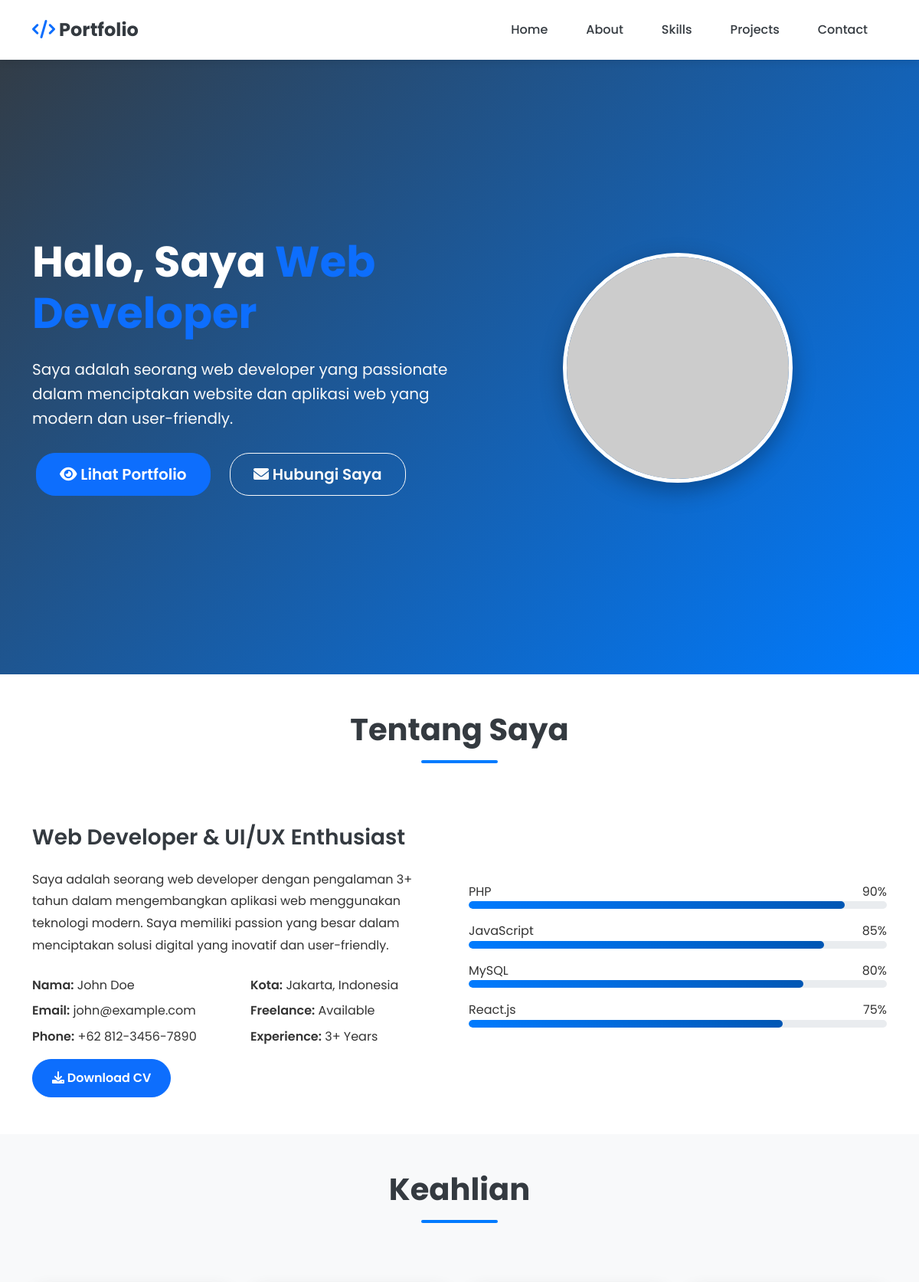
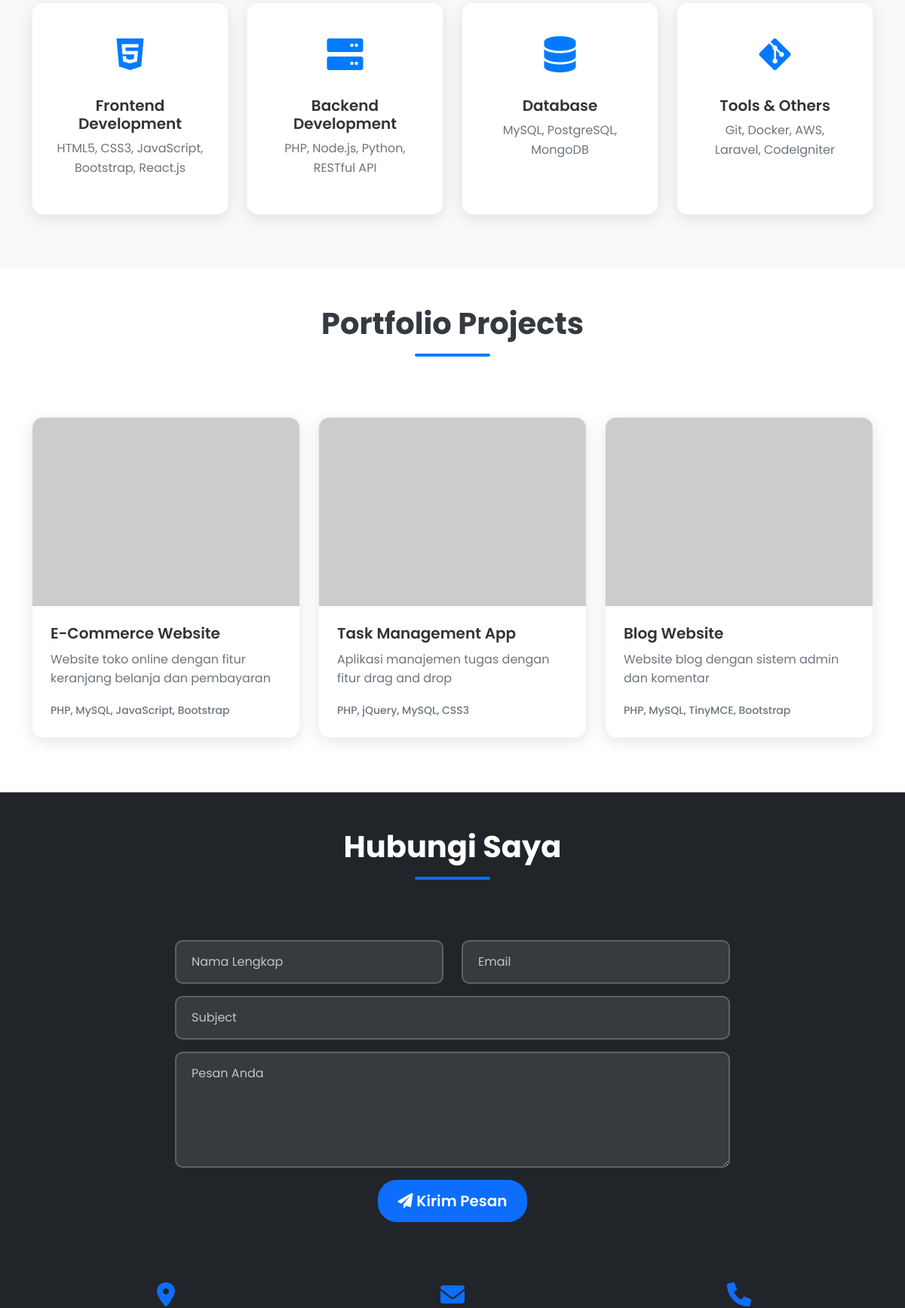
The page / (upper part) on the database its author committed (2 pictures, top to bottom).
### tables this page shows
CREATE TABLE projects (
    id INT AUTO_INCREMENT PRIMARY KEY,
    title VARCHAR(255) NOT NULL,
    description TEXT,
    image VARCHAR(255),
    demo_link VARCHAR(255),
    github_link VARCHAR(255),
    technologies VARCHAR(255),
    created_at TIMESTAMP DEFAULT CURRENT_TIMESTAMP
);

### index.php (the view, shortened to what this page needs)
<?php
require_once 'config.php';
$stmt = $pdo->query("SELECT * FROM projects ORDER BY created_at DESC");
$projects = $stmt->fetchAll();
?>
<!DOCTYPE html>
<html lang="id">
<head>
    <link href="https://cdnjs.cloudflare.com/ajax/libs/bootstrap/5.1.3/css/bootstrap.min.css" rel="stylesheet">
    <link href="https://cdnjs.cloudflare.com/ajax/libs/font-awesome/6.0.0/css/all.min.css" rel="stylesheet">
    <link href="style.css" rel="stylesheet">
</head>
<body>
<nav class="navbar navbar-expand-lg fixed-top">
    <div class="container">
        <a class="navbar-brand fw-bold" href="#home">
            <i class="fas fa-code text-primary"></i> Portfolio
        </a>
        <div class="collapse navbar-collapse" id="navbarNav">
            <ul class="navbar-nav ms-auto">
                <li class="nav-item">
                    <a class="nav-link" href="#home">Home</a>
                </li>
                <li class="nav-item">
                    <a class="nav-link" href="#about">About</a>
                </li>
                <li class="nav-item">
                    <a class="nav-link" href="#skills">Skills</a>
                </li>
                <li class="nav-item">
                    <a class="nav-link" href="#projects">Projects</a>
                </li>
                <li class="nav-item">
                    <a class="nav-link" href="#contact">Contact</a>
                </li>
            </ul>
        </div>
    </div>
</nav>
<section id="home" class="hero-section">
    <div class="container">
        <div class="row align-items-center min-vh-100">
            <div class="col-lg-6">
                <div class="hero-content">
                    <h1 class="display-4 fw-bold text-white mb-4">
                        Halo, Saya <span class="text-primary">Web Developer</span>
                    </h1>
                    <p class="lead text-light mb-4">
                        Saya adalah seorang web developer yang passionate dalam menciptakan
                        website dan aplikasi web yang modern dan user-friendly.
                    </p>
                    <div class="hero-buttons">
                        <a href="#projects" class="btn btn-primary btn-lg me-3">
                            <i class="fas fa-eye"></i> Lihat Portfolio
                        </a>
                        <a href="#contact" class="btn btn-outline-light btn-lg">
                            <i class="fas fa-envelope"></i> Hubungi Saya
                        </a>
                    </div>
                </div>
            </div>
            <div class="col-lg-6 text-center">
                <div class="hero-image">
                    <img src="https://via.placeholder.com/400x400/007bff/ffffff?text=Your+Photo"
                         alt="Profile" class="img-fluid rounded-circle profile-img">
                </div>
            </div>
        </div>
    </div>
</section>
    <section id="about" class="py-5">
        <div class="container">
            <div class="row">
                <div class="col-lg-12 text-center mb-5">
                    <h2 class="section-title">Tentang Saya</h2>
                    <div class="section-divider"></div>
                </div>
            </div>
            <div class="row align-items-center">
                <div class="col-lg-6">
                    <div class="about-content">
                        <h3 class="mb-4">Web Developer & UI/UX Enthusiast</h3>
                        <p class="mb-4">
                            Saya adalah seorang web developer dengan pengalaman 3+ tahun dalam
                            mengembangkan aplikasi web menggunakan teknologi modern. Saya memiliki
                            passion yang besar dalam menciptakan solusi digital yang inovatif dan
                            user-friendly.
                        </p>
                        <div class="row">
                            <div class="col-6">
                                <ul class="list-unstyled">
                                    <li><strong>Nama:</strong> John Doe</li>
                                    <li><strong>Email:</strong> john@example.com</li>
                                    <li><strong>Phone:</strong> +62 812-3456-7890</li>
                                </ul>
                            </div>
                            <div class="col-6">
                                <ul class="list-unstyled">
                                    <li><strong>Kota:</strong> Jakarta, Indonesia</li>
                                    <li><strong>Freelance:</strong> Available</li>
                                    <li><strong>Experience:</strong> 3+ Years</li>
                                </ul>
                            </div>
                        </div>
                        <a href="cv.pdf" class="btn btn-primary" download>
                            <i class="fas fa-download"></i> Download CV
                        </a>
                    </div>
                </div>
                <div class="col-lg-6">
                    <div class="skills-progress">
                        <div class="skill-item">
                            <div class="d-flex justify-content-between">
                                <span>PHP</span>
                                <span>90%</span>
                            </div>
                            <div class="progress mb-3">
                                <div class="progress-bar" style="width: 90%"></div>
                            </div>
                        </div>
                        <div class="skill-item">
                            <div class="d-flex justify-content-between">
                                <span>JavaScript</span>
                                <span>85%</span>
                            </div>
                            <div class="progress mb-3">
                                <div class="progress-bar" style="width: 85%"></div>
                            </div>
                        </div>
                        <div class="skill-item">
                            <div class="d-flex justify-content-between">
                                <span>MySQL</span>
                                <span>80%</span>
                            </div>
                            <div class="progress mb-3">
                                <div class="progress-bar" style="width: 80%"></div>
                            </div>
                        </div>
                        <div class="skill-item">
                            <div class="d-flex justify-content-between">
                                <span>React.js</span>
                                <span>75%</span>
                            </div>
                            <div class="progress mb-3">
                                <div class="progress-bar" style="width: 75%"></div>
                            </div>
                        </div>
                    </div>
                </div>
            </div>
        </div>
    </section>
    <section id="skills" class="py-5 bg-light">
        <div class="container">
            <div class="row">
                <div class="col-lg-12 text-center mb-5">
                    <h2 class="section-title">Keahlian</h2>
                    <div class="section-divider"></div>
                </div>
            </div>
            <div class="row">
                <div class="col-lg-3 col-md-6 mb-4">
                    <div class="skill-card text-center">
                        <div class="skill-icon">
                            <i class="fab fa-html5"></i>
                        </div>
                        <h5>Frontend Development</h5>
                        <p>HTML5, CSS3, JavaScript, Bootstrap, React.js</p>
                    </div>
                </div>
                <div class="col-lg-3 col-md-6 mb-4">
                    <div class="skill-card text-center">
                        <div class="skill-icon">
                            <i class="fas fa-server"></i>
                        </div>
                        <h5>Backend Development</h5>
                        <p>PHP, Node.js, Python, RESTful API</p>
                    </div>
                </div>
                <div class="col-lg-3 col-md-6 mb-4">
                    <div class="skill-card text-center">
                        <div class="skill-icon">
                            <i class="fas fa-database"></i>
                        </div>
                        <h5>Database</h5>
                        <p>MySQL, PostgreSQL, MongoDB</p>
                    </div>
                </div>
                <div class="col-lg-3 col-md-6 mb-4">
                    <div class="skill-card text-center">
                        <div class="skill-icon">
                            <i class="fab fa-git-alt"></i>
                        </div>
                        <h5>Tools & Others</h5>
                        <p>Git, Docker, AWS, Laravel, CodeIgniter</p>
                    </div>
                </div>
            </div>
        </div>
    </section>
    <section id="projects" class="py-5">
        <div class="container">
            <div class="row">
                <div class="col-lg-12 text-center mb-5">
                    <h2 class="section-title">Portfolio Projects</h2>
                    <div class="section-divider"></div>
                </div>
            </div>
            <div class="row">
                <?php foreach($projects as $project): ?>
                <div class="col-lg-4 col-md-6 mb-4">
                    <div class="project-card">
                        <div class="project-image">
                            <img src="https://via.placeholder.com/400x250/007bff/ffffff?text=<?= urlencode($project['title']) ?>"
                                 alt="<?= htmlspecialchars($project['title']) ?>" class="img-fluid">
                        </div>
                        <div class="project-info">
                            <h5><?= htmlspecialchars($project['title']) ?></h5>
                            <p><?= htmlspecialchars($project['description']) ?></p>
                            <div class="project-tech">
                                <small class="text-muted"><?= htmlspecialchars($project['technologies']) ?></small>
                            </div>
                        </div>
                    </div>
                </div>
                <?php endforeach; ?>
            </div>
        </div>
    </section>
    <section id="contact" class="py-5 bg-dark text-white">
        <div class="container">
            <div class="row">
                <div class="col-lg-12 text-center mb-5">
                    <h2 class="section-title text-white">Hubungi Saya</h2>
                    <div class="section-divider bg-primary"></div>
                </div>
            </div>
            <div class="row">
                <div class="col-lg-8 mx-auto">
                    <form id="contactForm" action="contact.php" method="POST">
                        <div class="row">
                            <div class="col-md-6">
                                <div class="mb-3">
                                    <input type="text" class="form-control" name="name" placeholder="Nama Lengkap" required>
                                </div>
                            </div>
                            <div class="col-md-6">
                                <div class="mb-3">
                                    <input type="email" class="form-control" name="email" placeholder="Email" required>
                                </div>
                            </div>
                        </div>
                        <div class="mb-3">
                            <input type="text" class="form-control" name="subject" placeholder="Subject">
                        </div>
                        <div class="mb-3">
                            <textarea class="form-control" name="message" rows="5" placeholder="Pesan Anda" required></textarea>
                        </div>
                        <div class="text-center">
                            <button type="submit" class="btn btn-primary btn-lg">
                                <i class="fas fa-paper-plane"></i> Kirim Pesan
                            </button>
                        </div>
                    </form>
                </div>
            </div>
            <div class="row mt-5">
                <div class="col-lg-4 text-center">
                    <div class="contact-info">
                        <i class="fas fa-map-marker-alt fa-2x text-primary mb-3"></i>
                    </div>
                </div>
                <div class="col-lg-4 text-center">
                    <div class="contact-info">
                        <i class="fas fa-envelope fa-2x text-primary mb-3"></i>
                    </div>
                </div>
                <div class="col-lg-4 text-center">
                    <div class="contact-info">
                        <i class="fas fa-phone fa-2x text-primary mb-3"></i>
                    </div>
                </div>
            </div>
        </div>
    </section>
</body>
</html>

### rows shown on the page
projects: title "E-Commerce Website", description "Website toko online dengan fitur keranjang belanja dan pembayaran", technologies "PHP, MySQL, JavaScript, Bootstrap"
projects: title "Task Management App", description "Aplikasi manajemen tugas dengan fitur drag and drop", technologies "PHP, jQuery, MySQL, CSS3"
projects: title "Blog Website", description "Website blog dengan sistem admin dan komentar", technologies "PHP, MySQL, TinyMCE, Bootstrap"
